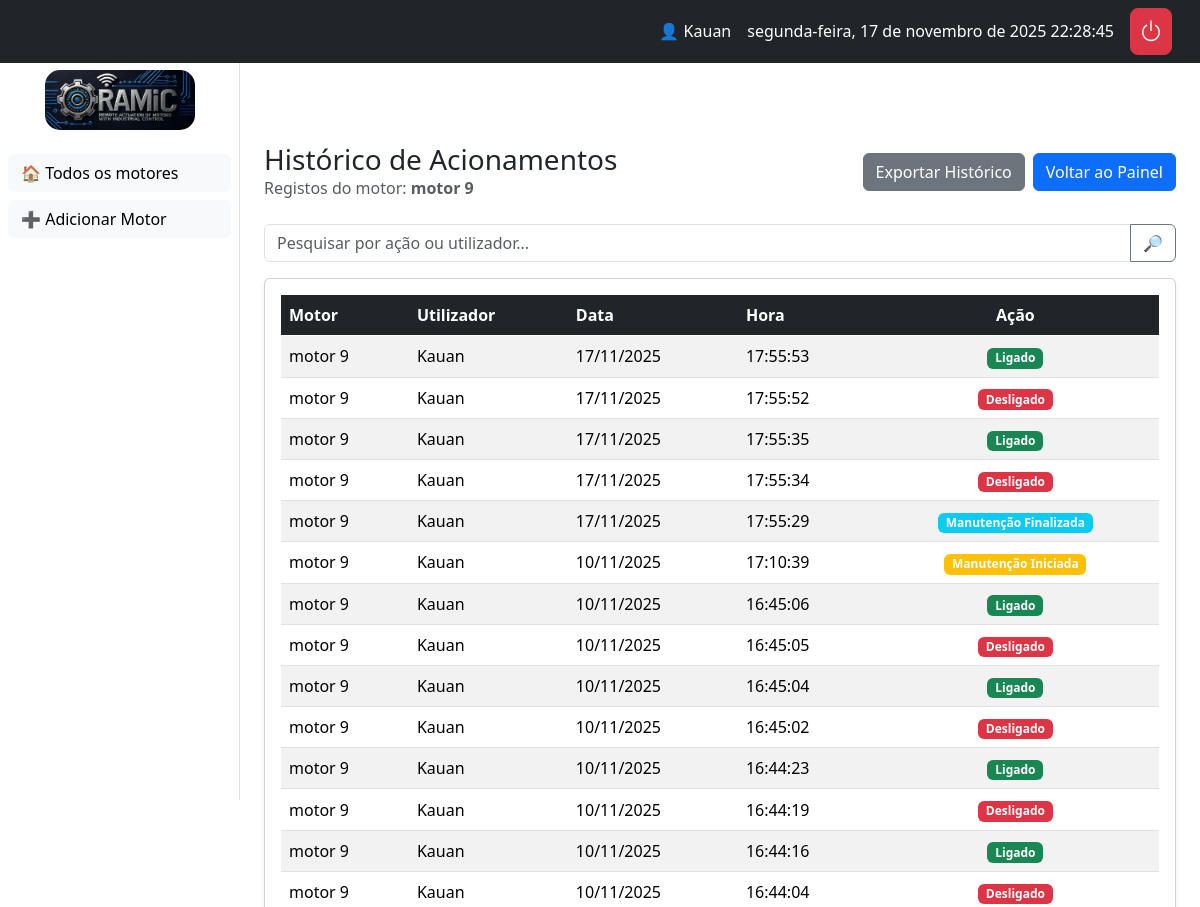
Before: /motor/1/historico/ (signed in, upper part) with the older database file.
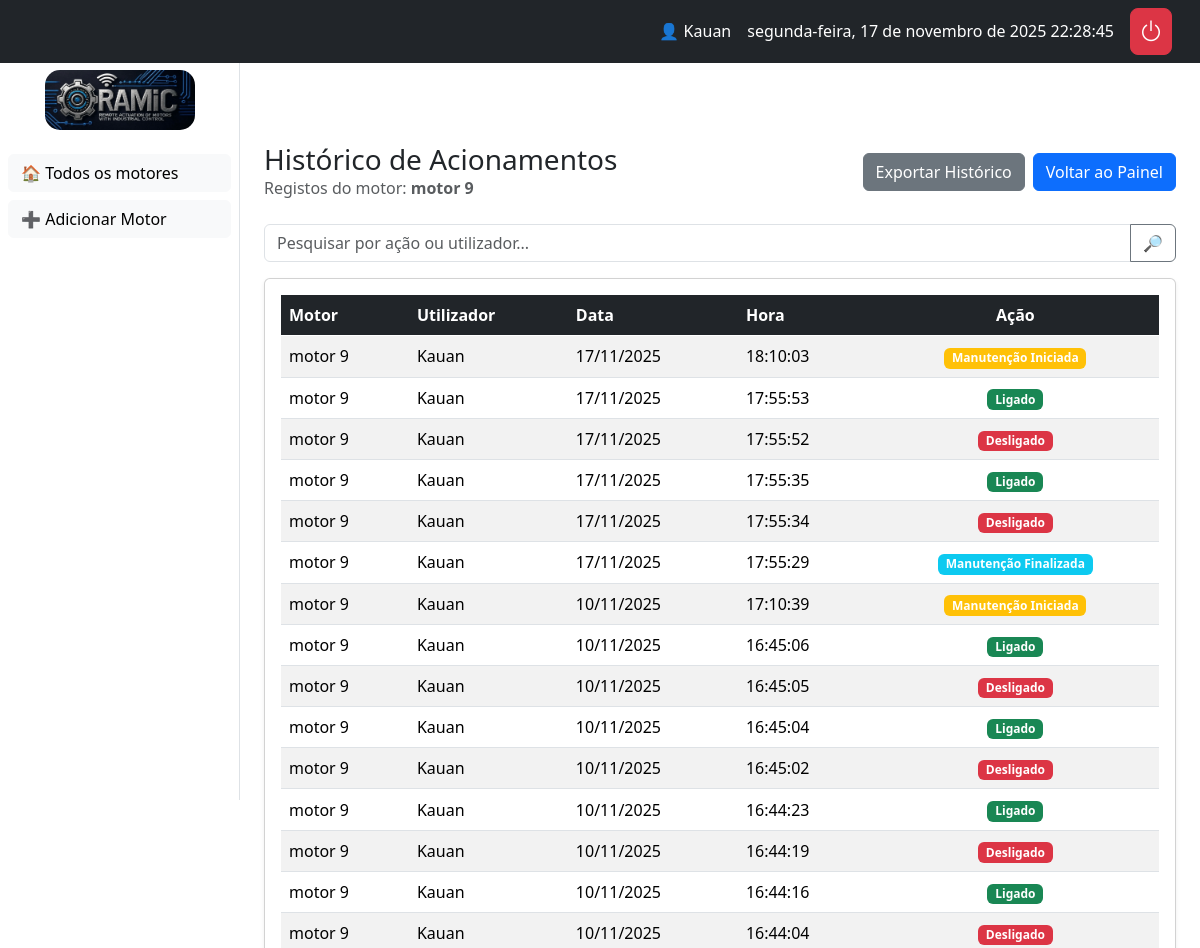
After: the same page with the newer database file.
### core/models.py (models this page shows, shortened)
class LogAcionamento(models.Model):
    ACOES = [
        ("LIGADO", "Ligado"),
        ("DESLIGADO", "Desligado"),
        ("MANUTENCAO_INICIO", "Manutenção Iniciada"),
        ("MANUTENCAO_FIM", "Manutenção Finalizada"),
    ]
    motor = models.ForeignKey(Motor, related_name="logs", on_delete=models.CASCADE)
    usuario = models.ForeignKey(User, on_delete=models.SET_NULL, null=True, blank=True)
    acao = models.CharField(max_length=20, choices=ACOES)
    timestamp = models.DateTimeField(auto_now_add=True)

class Motor(models.Model):
    grupos = models.ManyToManyField(Group, related_name="motores")
    nome = models.CharField(max_length=100)
    numero_serie = models.CharField(max_length=50, unique=True)
    descricao = models.TextField(blank=True, null=True)
    imagem = models.ImageField(upload_to="motores/", blank=True, null=True)
    localizacao = models.CharField(max_length=100, blank=True)
    modelo = models.CharField(max_length=100, blank=True)
    corrente = models.FloatField(null=True, blank=True, help_text="Corrente em Ampères (A)")
    potencia = models.FloatField(null=True, blank=True, help_text="Potência em Watts (W)")
    tensao = models.CharField(max_length=50, blank=True, help_text="Ex: 110V, 220V")
    ligado = models.BooleanField(default=False)
    em_manutencao = models.BooleanField(default=False)
    last_heartbeat = models.DateTimeField(null=True, blank=True)

### core/views.py (the view)
# urls.py: path("motor/<int:motor_id>/historico/", views.historico_view, name="historico"),
@login_required
def historico_view(request, motor_id: int):
    motor = get_object_or_404(Motor, id=motor_id)
    q = request.GET.get("q", "").strip()
    logs = motor.logs.all().order_by('-timestamp')
    if q:
        user_match = User.objects.filter(username__iexact=q).first()
        if user_match:
            logs = logs.filter(usuario=user_match)
        else:
            logs = logs.filter(acao__icontains=q)
    return render(request, "core/motores/historico.html", {"motor": motor, "logs": logs, "q": q})

### templates/core/motores/historico.html
{% extends "core/base.html" %}
{% load django_bootstrap5 %}
{% block content %}
<div class="d-flex align-items-center justify-content-between mb-4">
  <div>
    <h3 class="mb-0">Histórico de Acionamentos</h3>
    {% if motor %}
      <p class="text-muted mb-0">Registos do motor: <strong>{{ motor.nome }}</strong></p>
    {% endif %}
  </div>
  <div class="d-flex gap-2">
    <a href="{% url 'exportar_historico_csv' %}" class="btn btn-secondary">Exportar Histórico</a>
    <a href="{% url 'painel' %}" class="btn btn-primary">Voltar ao Painel</a>
  </div>
</div>
<form class="mb-3" method="get">
  <div class="input-group">
    <input type="text" class="form-control" name="q" placeholder="Pesquisar por ação ou utilizador..." value="{{ q }}">
    <button class="btn btn-outline-secondary" type="submit">🔎</button>
  </div>
</form>
<div class="card shadow-sm">
  <div class="card-body">
    <div class="table-responsive">
      <table class="table table-striped table-hover align-middle mb-0">
        <thead class="table-dark">
          <tr>
            <th>Motor</th>
            <th>Utilizador</th>
            <th>Data</th>
            <th>Hora</th>
            <th class="text-center">Ação</th>
          </tr>
        </thead>
        <tbody>
          {% for log in logs %}
          <tr>
            <td>{{ log.motor.nome }}</td>
            <td>{{ log.usuario.username|default:"Sistema" }}</td>
            <td>{{ log.timestamp|date:"d/m/Y" }}</td>
            <td>{{ log.timestamp|time:"H:i:s" }}</td>
            <td class="text-center">
              {% if log.acao == "LIGADO" %}
                <span class="badge btn-success">{{ log.get_acao_display }}</span>
              {% elif log.acao == "DESLIGADO" %}
                <span class="badge btn-danger">{{ log.get_acao_display }}</span>
              {% elif log.acao == "MANUTENCAO_INICIO" %}
                <span class="badge btn-warning">Manutenção Iniciada</span>
              {% elif log.acao == "MANUTENCAO_FIM" %}
                <span class="badge btn-info">Manutenção Finalizada</span>
              {% else %}
                <span class="badge btn-secondary">{{ log.acao }}</span>
              {% endif %}
            </td>
          </tr>
          {% empty %}
          <tr>
            <td colspan="5" class="text-center p-4">
              <p class="mb-0">Ainda não existem registos para este motor.</p>
            </td>
          </tr>
          {% endfor %}
        </tbody>
      </table>
    </div>
  </div>
</div>
{% endblock %}

Changed rows visible on the page:
added LogAcionamento: motor.nome "motor 9", usuario.username "Kauan", timestamp "17/11/2025", timestamp "18:10:03", shows "Manutenção Iniciada"
